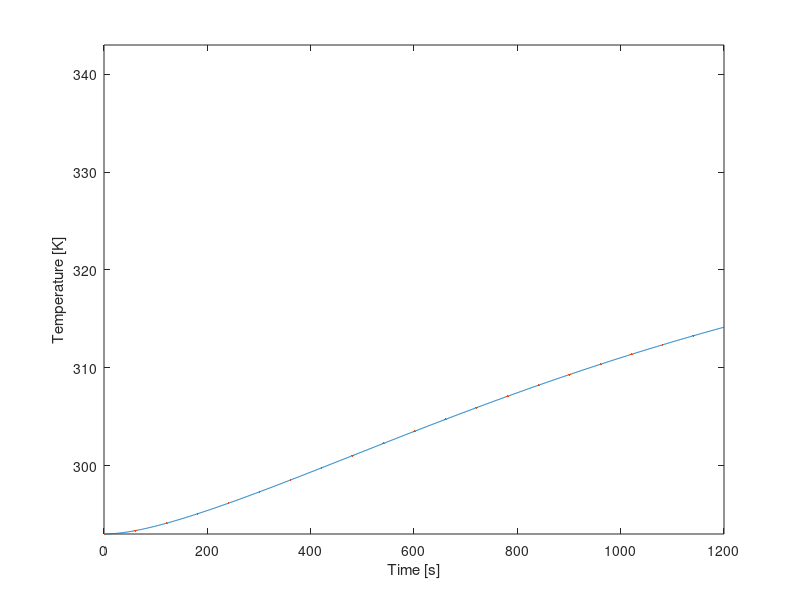

The MATLAB script that drew this image:
clear all, close all, clc
%% Setup
% This section contains the parameters of the setup (start of cycle)
i=1;                     %Value for plot
T_0 = 293;              %Starting temperature in [K], assumed for all fluids, gasses and materials
T_water = 293;              %Starting temperature water in [K]
T_al = 293;                 %Starting temperature aluminium in [K]
T_cu = 293;                 %Starting temperature copper in [K]
T_pvc = 293;                %Starting temperature PVC in [K]
T_pur = 293;                %Starting temperature polyurethane in [K]
T_air = 293;                %Starting temperature internal air in [K]
T_amb = 293;                %Starting temperature ambient (outside) air in [K]
t = 1;                      %Time at the start [s]
t_final=1200;               %Time at end cycle [s]

%% First order variables
%This section contains the properties and constants of the materials, but also fixed variables of the setup
%Copper tubing
r_inner_cu = 0.004;     %Inner radius copper tube [m]
r_outer_cu = 0.006;     %Outer radius copper tube [m]
roughness_cu = 0.0015;  %Pipe roughness [m]
length_cu = 6.85;       %Length copper tube [m]
epsilon_cu = 0.05;      %Emissivity copper [-]
rho_cu = 8960;          %Density copper [kg/m^3]
c_cu = 386;             %Specific heat copper [J/kg K]
k_cu = 400;             %Thermal conductivity copper [W/(m K)]
%PVC tubing
hsv_pvc_d = 0.0022;     %Thickness of the HSV PCV [m]
r_outer_pvc = 0.055;    %Outer radius PVC tube [m]
r_inner_pvc = r_outer_pvc - hsv_pvc_d ;   %Inner radius PVC tube [m]
r_outer_double_pvc = r_outer_pvc + hsv_pvc_d; %Outer Radius of double-layered PVC tube (near endcaps) [m]
length_pvc = 0.130;     %Length/Height PVC tube [m] (this was shown to be slightly longer during first building phase with no real means to cut it down to 0.125m)
length_cap_pvc = 0.034; %Length/Height of a PVC Endcap [m]
epsilon_pvc = 0.9;      %Emissivity PVC [-]
rho_pvc = 1330;         %Density PVC [kg/m^3]
k_pvc = 0.19;           %Thermal conductivity PVC [W/(m K)]
d_air_endcap = 0.01;    %Distance between Kingspan Therma and the PVC endcap. Used to determine therma resistance
%Polyurethane tubing
r_inner_pur = 0.004;    %Inner radius polyurethane tube [m]
r_outer_pur = 0.006;    %Outer radius polyurathane tube [m]
d_pur = 0.002;          %Wall Thickness polyurthane tube [m]
length_pur = 6;         %Length polyurethane tube [m]
epsilon_pur = 0.9;      %Emissivity polyurethane [-]
k_pur = 0.13;           %Thermal conducitivity polyurethane [W/(m K)]
%Aluminium plate
A_al = 1.72*0.67;           %Area aluminium plate [m^2]
epsilon_paint = 0.95;   %Emissivity black acrylic paint [-] 
rho_al = 2700;          %Density aluminium [kg/m^3]
d_al = 0.002;           %thickness aluminium plate [m]
k_al = 237;             %Thermal conductivity aluminium [W/(m K)]
c_al = 900;             %Specific heat aluminium [J/kg K]
%Water
rho_water_20C = 998;    %Density water at 20C [kg/m^3]
c_water = 4148;         %Specific heat water [J/kg K]
%Air
rho_air = 1.29;         %Density air at 20C [kg/m^3]
c_air = 1006;           %Specific heat air [J/kg K]
k_air = 0.025;          %Thermal conductivity air [W/m K]
%General Setup Wood Properties
k_wood = 0.12;       %Thermal Conductivity of Pinewood [W/m k]                       
d_wood = 0.054;      %Wood border thcikness [m], simplification, in reality 2 mm air pocket within 
A_wood = 0.3107;     %Inner Surface Area wood layer [m^2], slight simplification
k_trespa = 0.03;     %Thermal Conductivity of Trespa bottom plate [W/m K]
d_trespa = 0.006;    %Thickness of trespa bottom [m]
%Kingspan Insulation Properties
ks_k = 0.022;     % Thermal Conductivity Kingspan insulation layer[W/(m*k)]
ks_d = 0.04;      % thickness of Kingspan insulation layer [m]
ks_spacer_d = 0.01; % Thickness of a single Kingspan spacer layer [m]
%Other
sigma = 5.67*10^-8;     %Stefan Boltzmann constant [W/(m^2 K^4)]
flowrate = 3/60000;     %Flowrate pump [m^3/s]
E = 1000;               %Irradiance artificial sun [W/m^2]
V_body_collector = 1.72*0.67*0.067; %Volume of the solar collector build area with glas plate [m^3]
%% Second order variables
%Copper tube
A_outer_cu = 2 * pi * r_outer_cu * length_cu;       %Outer surface area copper tube [m^2]
A_inner_cu = 2 * pi * r_inner_cu * length_cu;       %Inner surface area copper tube [m^2]
A_exposed_cu = A_outer_cu/2;
V_cu = pi * r_inner_cu^2 * length_cu;               %Inner volume copper tube [m^3]
M_cu = V_cu * rho_cu;
%Surface areas and volume PVC tube
A_outer_pvc = 2 * pi * r_outer_pvc * length_pvc;    %Outer area PVC tube [m^2]
A_inner_pvc = 2 * pi * r_inner_pvc * length_pvc;    %Inner area PVC tube [m^2]
V_pvc = pi * r_inner_pvc^2 * length_pvc;            %Inner volume PVC tube [m^3]
%Surface areas and volume Polyurethane Tubing
A_outer_pur = 2 * pi * r_outer_pur * length_pur;    %Outer area Polyurethane Tubing [m^2]
A_inner_pur = 2 * pi * r_inner_pur * length_pur;    %Inner area Polyurethane Tubing [m^2]
V_pur = pi * r_inner_pur^2 * length_pur;            %Inner volume Polyurethane Tubing [m^3]
%Aluminium plate
V_al = A_al*0.002;                                  %Volume aluminium plate [m^3]
M_al = rho_al*V_al;                                 %Mass aluminium plate [kg]
%The following values are lifted from the earlier matlab model and are used to calculate (average) surface area of the Kingspan Insulation.
hsv_al_width = 0.04017;                                                                % Width of Aluminum Tape reflector section, [m]
hsv_therma_width_in = (hsv_al_width + (2*(sind(18)*0.010)));                           %'width' of kingspan therma plate on the inside, [m]
hsv_therma_width_out = (hsv_al_width + (2*(sind(18)*0.010))) + 2*(tand(18)*ks_d);      %'width' of kingspan therma plate on the outside, [m]
hsv_therma_a_in = length_pvc * hsv_therma_width_in;                                    %Area of kingspan therma plate on inside, [m^2]
hsv_therma_a_out = length_pvc * (hsv_therma_width_out);                                %Area of kingspan therma plate on outside, [m^2]
hsv_therma_a_avg = (hsv_therma_a_out + hsv_therma_a_in)/2;                             %Surface area in middle of therma plate, [m^2]
%The Heat Storage Vessel is seperated into two parts: one for the parts with overlap of endcaps and one for the part without 
pvc_ec_inner_length = length_cap_pvc - hsv_pvc_d;                                                       %Inner length of PVC Endcap [m]
hsv_pvc_a_single = (length_cap_pvc - (pvc_ec_inner_length * 2)) * ((r_inner_pvc+r_outer_pvc)/2) * 2 * pi; %Average PVC Surface Area for Heat Storage Vessel section without overlap [m]
hsv_pvc_a_double = (pvc_ec_inner_length * 2) * ((pvc_ec_inner_length+r_outer_double_pvc)/2) * 2 * pi;         %Average PVC Surface Area for Heat Storage Vessel sections with overlap [m]
pvc_ec_a = (r_outer_pvc)^2 * pi;                                                                         %Surface area of a single endcap, [m^2]
% Air Insulation Values
hsv_air_avgdist1 = ((0.010+0.00795)/2)*((length_pvc - (pvc_ec_inner_length * 2))/length_pvc) + ((0.0078+0.00575)/2)*((pvc_ec_inner_length * 2)/length_pvc); %Average distance of the heat reflector to the outer wall of the PVC body [m], USES PRE CALCULATED VALUES.  Accounts for the double layer PVC near the endcap, [m]
hsv_air_avg_a1 = length_pvc * (hsv_al_width - (2*(sind(18)*0.005)));       %Surface area at the average point between pvc and reflector [m^2], (TODO implement avgdist 1)
hsv_air_avgdist2 = 0.00905;                                                %Average distance between reflector and kingspan therma plate [m]
hsv_air_avg_a2 = length_pvc * (hsv_al_width + (2*(sind(18)*0.005)));       %Surface are at the average point between reflector and kingspan therma [m^2], (TODO implement avgdist 2)
%Aluminum Reflector Tape Properties
d_al_t = 0.0001;                            % Thickness of an aluminum reflector segment [m]
a_al_t = hsv_al_width * length_pvc;         % Area of a single heat reflector element. 10 are present in total [m^2]
% Convective heat transfer coefficients
h_air = 4.0;         %CVTH of still air [W/(m^2 K)], Range (4.0 to 5.9)
h_water = 100;      %CVTH of water [W/(m^2 K)], Range (100 to 15000) in pipe
h_pvc = 5;        %CVTH PVC [W/(m^2 K)], Range (5 to 9)
h_al = 7;        %CVTH aluminium [W/(m^2 K)], Range (7 to 10)
h_kingspan = 10;   %CTVH of Kingspan-Therma insulation [W/(m^2 K)], Range (10 to 30) (Aluminum surface)
h_pur = 5;        %CVTH of Polyurethane [W/(m^2 K)], PLACEHOLDER 
h_cu = 7;            %CVTH copper [W/(m^2 K)], Range (7 to 10) PLACEHOLDER
%Radiative heat transfer coefficients
h_r_pvc = 0.1;       %RDTH of pvc [W/(m^2 K)], PLACEHOLDER
h_r_al = 0.08;       %RDTH of aluminium-foil [W/(m^2 K)], PLACEHOLDER 
h_r_Kingspan = 0.08;  %RDTH of Kingspan-Therma insulation [W/(m^2 K)], PLACEHOLDER
h_r_pur = 0.5;       %RDTH of Polyurethane [W/(m^2 K)], PLACEHOLDER
%Overall Heat Transfer Coefficients, (may change due to change in CVTH)
U_cu = 1700;         %OHTC water in copper [W/(m^2 K)] TODO check this, has large influence on final temp
U_pur = 120.76;      %OHTC water in polyurethane [W/(m^2 K)]
U_pvc = 4.21;       %OHTC water in PVC [W/(m^2 K)]
%Other
V_system = V_cu+V_pvc+V_pur;                  %Volume of system  
A_contact_al_cu = length_cu * 0.002; %The contact patch area between the Aluminum and Copper. Simple lengthxwidth for area.
M_air = V_body_collector*rho_air;   
%misc thermal resistance 
R_al = d_al/(k_al * A_al);                    %Thermal resistance aluminium plate 
R_sol_air = 0.1;                                %Conductive thermal resistance air, PLACEHOLDER 
R_sol_wood = d_wood/(k_wood * A_wood) ;       %Conductive thermal resistance wood setup    
R_pur = 1/((1/(h_pur*(A_outer_pur))) + (log(r_outer_pur/r_inner_pur)/(2*pi*length_pur*k_pur))); %Thermal resistance of Polyurethane tube. Not accounting for rad
R_con = 1/((1/(h_cu*(0.2*(r_outer_cu*pi*2)))) + (log(r_outer_cu/r_inner_cu)/(2*pi*0.2*k_cu)));
R_trespa = d_trespa / (k_trespa * (A_al));
%Empty Arrays
T_air = repmat(0, 1,t_final);
T_cu = repmat(0, 1,t_final);
T_al = repmat(0, 1,t_final);
T_water = repmat(0, 1,t_final);
T_pur = repmat(0, 1,t_final);
T_0 = repmat(0, 1,t_final);
%Insertion of starting values (temporary)
T_0(1) = 293;                  %Starting temperature in [K], assumed for all fluids, gasses and materials
T_water(1) = 293;              %Starting temperature water in [K]
T_al(1) = 293;                 %Starting temperature aluminium in [K]
T_cu(1) = 293;                 %Starting temperature copper in [K]
T_pur(1) = 293;                %Starting temperature polyurethane in [K]
T_air(1) = 293;                %Starting temperature internal air in [K]
%% Plotting info
for i = 1:t_final
    %%%%%%%%%%%%%%%%%%%%%%%%%%%%%%%%%%%%%%%%%%%%%%%%%%%     
    %Thermal resistance can change dynamically because radiation is accounted for in HSV
    %Simplified without radiation
    R_a = 1/( (1/(h_pvc*(hsv_pvc_a_single+hsv_pvc_a_double))) + (1/(sigma*(hsv_pvc_a_single+hsv_pvc_a_double)*(T_water(i)^2-T_amb^2)*(T_water(i)-T_amb)) )) + (log(r_outer_pvc/r_inner_pvc)/(2*pi*length_pvc*k_pvc)); %Convection from PVC into first air pocket,radiation into air pocket,And conduction through PVC.
    R_b = hsv_air_avgdist1 / (k_air * (10*hsv_air_avg_a1)); %Conduction through first air pocket
    R_c = 1/((1/(h_al*(10*a_al_t))) + (d_al_t/k_al*(10*a_al_t))); %Convection from reflector to second air pocket, And conduction through reflector.
    R_d = hsv_air_avgdist2 / (k_air * (10*hsv_air_avg_a2)); %Conduction through second air pocket
    R_e = 1/((1/(h_kingspan*(10*hsv_therma_a_avg))) + (1/(sigma*hsv_therma_a_avg*(T_water(i)^2-T_amb^2)*(T_water(i)-T_amb)))) + (ks_d/(ks_k*(10*hsv_therma_a_avg))); %Convection from Kingspan Therma to ambient, And conduction through Kingspan Therma.    
    R_hsv_radial = R_a + R_b + R_c + R_d + R_e;
    %Endcap (Assumed single endcap here. Second one will be accounted for in R_hsv_endcaps)
    R_z = 1/((1/(k_pvc*pvc_ec_a)) + (hsv_pvc_d/(k_pvc*pvc_ec_a)));          %Convection from PVC into air gap, and conduction through pvc.
    R_y = d_air_endcap/(k_air * pvc_ec_a);                                  %Conduction through air gap
    R_x = 1/((1/(h_kingspan*pvc_ec_a)) + (ks_d/(ks_k*pvc_ec_a)));           %Convection from Kingspan Therma into outside atmosphere, and conduction through Kingspan Therma
    R_hsv_endcaps = 1/(1/(R_z + R_y + R_x) + 1/(R_z + R_y + R_x));              %Total Equivalent Thermal resistance of both endcaps
    R_hsv = 1/((1/R_hsv_radial) + (1/R_hsv_endcaps));
    %%%%%%%%%%%%%%%%%%%%%%%%%%%%%%%%%%%%%%%%%%%%%%%%%%%        
    %Water Mass
    %rho_water = (999.83953 + 16.945176 * (1.00024*T_water(i)) - 7.9870401*10^-3 * (1.00024*T_water(i))^3 - 46.17046*10^-6* (1.00024*T_water(i))^3 +105.56302*10^-9 * (1.00024*T_water(i))^4 - 280.54253*10^-12 * (1.00024*T_water(i))^5)/(1+16.897850*10^-3 * (1.00024*T_water(i)));   %Density water
    M_water = V_system*rho_water_20C;       %Volume of water inside system. Can produce weird values if the rest doesnt work, likely not cause of issues.
    %%%%%%%%%%%%%%%%%%%%%%%%%%%%%%%%%%%%%%%%%%%%%%%%%%%    
    %Addition of Heat energy through radiation, And loss of heat in collector solids and air - Needs improvement
    Qdot_rad_al = E*(A_al-A_exposed_cu)*epsilon_paint;                                %Heat addition radiation on aluminium plate [W]   
    Qdot_rad_cu = E*length_cu*(r_outer_cu* pi)*epsilon_paint;          %Heat addition radiation on copper tube [W] (only half of tube exposed directly to light)
    T_al(i) = T_al(i)+(Qdot_rad_al/(M_al*c_al));                       %Temperature of aluminum as it heats up from radiation [k]
    T_cu(i) = T_cu(i)+(Qdot_rad_cu/(M_cu*c_cu));                       %Temperature of aluminum as it heats up from radiation [k]    
    %Losses to inside of collector space
    Qdot_loss_conv_al(i) = h_air*(A_al-A_exposed_cu)*(T_al(i)-T_air(i));                      %Heat loss convection aluminium plate [W] 
    T_al(i) = T_al(i)-(Qdot_loss_conv_al(i)/(M_al*c_al));                       %Temperature of aluminum as it heats up from radiation [k]   
    Qdot_loss_conv_cu(i) = h_air*A_outer_cu*(T_cu(i)-T_air(i));
    T_cu(i) = T_cu(i)-(Qdot_loss_conv_cu(i)/(M_cu*c_cu)); 
    %Heating of air inside of collector
    T_air(i) = T_air(i) + ((Qdot_loss_conv_cu(i)+Qdot_loss_conv_cu(i))/(M_cu*c_cu)); 
    %Heated air going back into collector Al and Cu by means of convection (This stabilizes the internal temperatures and ensures that the ambient air's heat can eventually make its way into the liq)
    Qdot_gain_conv_al(i) = h_air*(A_al-A_exposed_cu)*(T_al(i)-T_air(i));     
    Qdot_gain_conv_cu(i) = h_air*(A_al-A_exposed_cu)*(T_al(i)-T_air(i)); 
    T_al(i) = T_al(i)+(Qdot_gain_conv_al(i)/(M_al*c_al));      
    T_cu(i) = T_cu(i)+(Qdot_gain_conv_cu(i)/(M_cu*c_cu));  
    T_air(i) = T_air(i) - ((Qdot_loss_conv_cu(i)+Qdot_loss_conv_cu(i))/(M_cu*c_cu)); 
    %Conduction from Aluminum to Copper
    Qdot_cond_al_to_cu(i) = h_cu*A_contact_al_cu*(T_al(i)-T_cu(i));
    T_cu(i) = T_cu(i)+(Qdot_cond_al_to_cu(i)/(M_cu*c_cu));  
    T_al(i) = T_al(i)-(Qdot_cond_al_to_cu(i)/(M_al*c_al)); 
    %----------------------------------------------------------------------
    %By this point no external losses in the collector are accounted for, following section transports away heat energy into the water.    
    Qdot_gain(i) = h_water*(A_inner_cu)*(T_cu(i)-T_water(i));                 %Fill sum of energy gains here [J/s or W] Needs proper convective heat transfer coeff
    T_water(i) = T_water(i) + (Qdot_gain(i)/(M_water*c_water));            %New Temperature of water due to heat gain in a single second, right side is Temp change in said second
    T_cu(i) = T_cu(i)-(Qdot_gain(i)/(M_cu*c_cu));       
    %Aluminum Plate to bottom (assumes perfect contact)
    Qdot_loss_trespa(i) = (T_al(i)-T_amb)/R_trespa;                        %Heat loss through the trespa plate at the bottom
    T_al(i) = T_al(i)-(Qdot_loss_trespa(i)/(M_al*c_al)); 
    %%%%%%%%%%%%%%%%%%%%%%%%%%%%%%%%%%%%%%%%%%%%%%%%%%%
    %Liquid - loss - This works as intended
    Qdot_loss_hsv(i) = (T_water(i)-T_amb)/R_hsv ;                           %Heat loss hsv. R_hsv No large influence.
    Qdot_loss_pur(i) = (T_water(i)-T_amb)/R_pur;                            %Heat loss polyurethane tubing 
    Qdot_loss_con(i) = (T_water(i)-T_amb)/R_con;                            %Heat loss of the two 10cm long press-fit coupling tube sections sticking out of HSV. R_con Has a really large influence for some reason.
    Qdot_loss(i) = Qdot_loss_hsv(i) + Qdot_loss_pur(i)+Qdot_loss_con(i);    %Sum all of the heat losses per second instance here
    T_water(i) = T_water(i)-(Qdot_loss(i)/(M_water*c_water));               %New Temperature of water due to heat loss in a single second, right side is Temp change in said second
    %%%%%%%%%%%%%%%%%%%%%%%%%%%%%%%%%%%%%%%%%%%%%%%%%%%
    %Bringing the values that were determined in this time step to the next one
    T_water(i+1) = T_water(i);                                              %brings current water temp over to the next time increment
    T_al(i+1) = T_al(i);
    T_cu(i+1) = T_cu(i);
    T_air(i+1) = T_air(i);
    %%%%%%%%%%%%%%%%%%%%%%%%%%%%%%%%%%%%%%%%%%%%%%%%%%%
    %Plotting code
    y(i) = T_water(i);                                                      %Inserts current temp into its respective place in y for plotting
    t = t + 1;                                                              %1 stands for 1 step for time
    x(i) = i;                                                               %time is on x axis
    i = i + 1;                                                              %1 step added for plot
end
%% Actual plot
%Temperature
figure(1)
plot(x,y)
hold on
plot(x(1:60:t_final),y(1:60:t_final), '.', 'Markersize', 5)
hold off
xlim([0, t_final]);
ylim([293, 343]);
xlabel('Time [s]');
ylabel('Temperature [K]');
%Plot of Heat Energy Gain per Second
% figure(2)
% plot(x,Qdot_gain)
% xlim([0, t_final]);
% ylim([0, 800]);
% xlabel('Time [s]');
% ylabel('Heat Energy Gain in a second [J/s & W]');
% %Plot of Heat Energy Loss per Second
% figure(3)
% plot(x,Qdot_loss)
% xlim([0, t_final]);
% ylim([0, 800]);
% xlabel('Time [s]');
% ylabel('Heat Energy Loss in a second [J/s & W]');

    %Q_rad_cu = E*length_cu*(r_outer_cu*2 * pi)*epsilon_paint;            %Heat addition radiation on copper tube [W]
    %Q_rad_al = E*A_al*epsilon_paint;                                %Heat addition radiation on aluminium plate [W]
    %Q_loss_conv_al(i) = h_air*A_al*(T_al(i)-T_air(i));                      %Heat loss convection aluminium plate [W]
    %Q_loss_cond_al_cu = k_cu* A_exposed_cu*(T_al(i)-T_cu(i))/(r_outer_cu*2-r_inner_cu*2);  %dit klopt niet hlml maar weten A tussen plaat en buis niet %Heat loss conduction aluminium plate [W]
    %Q_losscond(i)= Q_loss_cond_al_cu;
    
    %Q_loss_cond_al(i) = (T_al(i)-T_air(i))/R_al ;                                       %Heat loss convection aluminium plate (other direction)
    %Q_loss_rad_cu(i) = sigma * epsilon_paint * A_outer_cu* (T_cu(i)^4 - T_air(i)^4);    %Heat loss radiation copper tube [W]
    %Q_loss_rad_al(i) = sigma * epsilon_paint * A_al * (T_al(i)^4- T_air(i)^4);          %Heat loss radiation aluminium plate [W]
